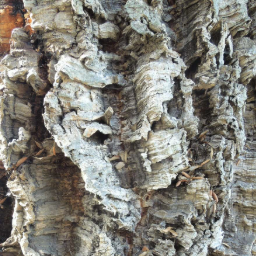
#> input picture cork-bark-cnn/cork_oak_dataset/Eval/0_Healthy/0.png, 256 x 256 px; its folder holds only this picture in this run
$ python standardize_data.py
#> lines starting #> are read from the running program, lines starting #| are printed output that depends on the picture

import argparse
import shutil
from pathlib import Path
from collections import defaultdict

from PIL import Image, UnidentifiedImageError
from tqdm import tqdm

SUPPORTED_EXTS = {".jpg", ".jpeg", ".png", ".bmp", ".tiff", ".tif", ".webp"}
DEFAULT_SRC = "cork_oak_dataset"
DEFAULT_DST = "cork_oak_dataset_standardized"
DEFAULT_SIZE = 224
OUTPUT_EXT = ".jpg"
OUTPUT_QUALITY = 95


def parse_args() -> argparse.Namespace:
    parser = argparse.ArgumentParser(
        description="Standardize bark-disease images to a uniform size (non-destructive)."
    )
    parser.add_argument(
        "--src",
        type=str,
        default=DEFAULT_SRC,
        help=f"Root input dataset directory (default: {DEFAULT_SRC})",
    )
    parser.add_argument(
        "--dst",
        type=str,
        default=DEFAULT_DST,
        help=f"Root output directory (default: {DEFAULT_DST})",
    )
    parser.add_argument(
        "--size",
        type=int,
        default=DEFAULT_SIZE,
        help=f"Target square size in pixels (default: {DEFAULT_SIZE})",
    )
    parser.add_argument(
        "--dry-run",
        action="store_true",
        help="Print what would happen without writing any files.",
    )
    parser.add_argument(
        "--no-overwrite",
        action="store_true",
        help="Skip images that already exist in the destination.",
    )
    return parser.parse_args()


def collect_images(src_root: Path) -> list[Path]:
    images = [
        p for p in src_root.rglob("*")
        if p.is_file() and p.suffix.lower() in SUPPORTED_EXTS
    ]
    return sorted(images)


def print_dataset_summary(src_root: Path, images: list[Path]) -> None:
    print("\n" + "=" * 60)
    print(f"  Dataset summary — {src_root}")
    print("=" * 60)

    class_counts: dict[str, int] = defaultdict(int)
    size_histogram: dict[str, int] = defaultdict(int)

    for img_path in images:
        parts = img_path.relative_to(src_root).parts
        split = parts[0] if len(parts) > 1 else "root"
        cls   = parts[1] if len(parts) > 2 else "unknown"
        key   = f"{split}/{cls}"
        class_counts[key] += 1

        try:
            with Image.open(img_path) as img:
#> img is the input picture: PIL image 256x256 RGBA; mean R, G, B, A 131.9, 129.8, 121.9, 255
                bucket = f"{img.width}x{img.height}"
#> bucket = '256x256'
                size_histogram[bucket] += 1
        except Exception:
            size_histogram["CORRUPT"] += 1

    print("\nPer-split / per-class counts:")
    for key, count in sorted(class_counts.items()):
        print(f"  {key:<45} {count:>4} images")

    print("\nSize distribution (top 15):")
    for size, count in sorted(size_histogram.items(), key=lambda x: -x[1])[:15]:
        print(f"  {size:<20} {count:>4} images")
    print("=" * 60 + "\n")


def standardize_image(
    src_path: Path,
    dst_path: Path,
    target_size: int,
    dry_run: bool,
    no_overwrite: bool,
) -> str:

#> called with target_size = 224, dry_run = False, no_overwrite = False
    if no_overwrite and dst_path.exists():
        return "skipped"

    if dry_run:
        return "dry_run"

    try:
        with Image.open(src_path) as img:
            img = img.convert("RGB")
#> img: PIL image 256x256 RGB

            img = img.resize((target_size, target_size), Image.LANCZOS)
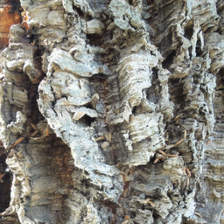
#> img: PIL image 224x224 RGB; mean R, G, B 131.9, 129.8, 121.9

            dst_path.parent.mkdir(parents=True, exist_ok=True)
            img.save(dst_path, "JPEG", quality=OUTPUT_QUALITY, optimize=True)
            return "written"

    except (UnidentifiedImageError, OSError) as e:
        print(f"  [WARN] Could not process {src_path}: {e}")
        return "corrupt"


def main() -> None:
    args = parse_args()
    src_root = Path(args.src)
    dst_root = Path(args.dst)
    target_size: int = args.size

    if not src_root.exists():
        raise FileNotFoundError(f"Source directory not found: {src_root}")

    print(f"\n{'DRY RUN — ' if args.dry_run else ''}Standardizing images")
    print(f"  Source : {src_root.resolve()}")
    print(f"  Output : {dst_root.resolve()}")
    print(f"  Size   : {target_size}×{target_size} px → {OUTPUT_EXT}")

    images = collect_images(src_root)
    if not images:
        print("[WARN] No images found in source directory.")
        return

    print_dataset_summary(src_root, images)

    dst_paths = [
        dst_root / img.relative_to(src_root).with_suffix(OUTPUT_EXT)
        for img in images
    ]

    stats: dict[str, int] = defaultdict(int)

    for src_path, dst_path in tqdm(
        zip(images, dst_paths), total=len(images), desc="Processing"
    ):
        result = standardize_image(
            src_path, dst_path, target_size, args.dry_run, args.no_overwrite
        )
        stats[result] += 1

    print("\n" + "=" * 60)
    print("  Standardization complete")
    print("=" * 60)
    if args.dry_run:
        print(f"  Would process : {stats['dry_run']} images (dry run — nothing written)")
    else:
        print(f"  Written       : {stats['written']}")
        print(f"  Skipped       : {stats['skipped']} (already existed)")
        print(f"  Corrupt/Error : {stats['corrupt']}")
        print(f"\n  Output saved to: {dst_root.resolve()}")
    print("=" * 60 + "\n")


if __name__ == "__main__":
    main()
